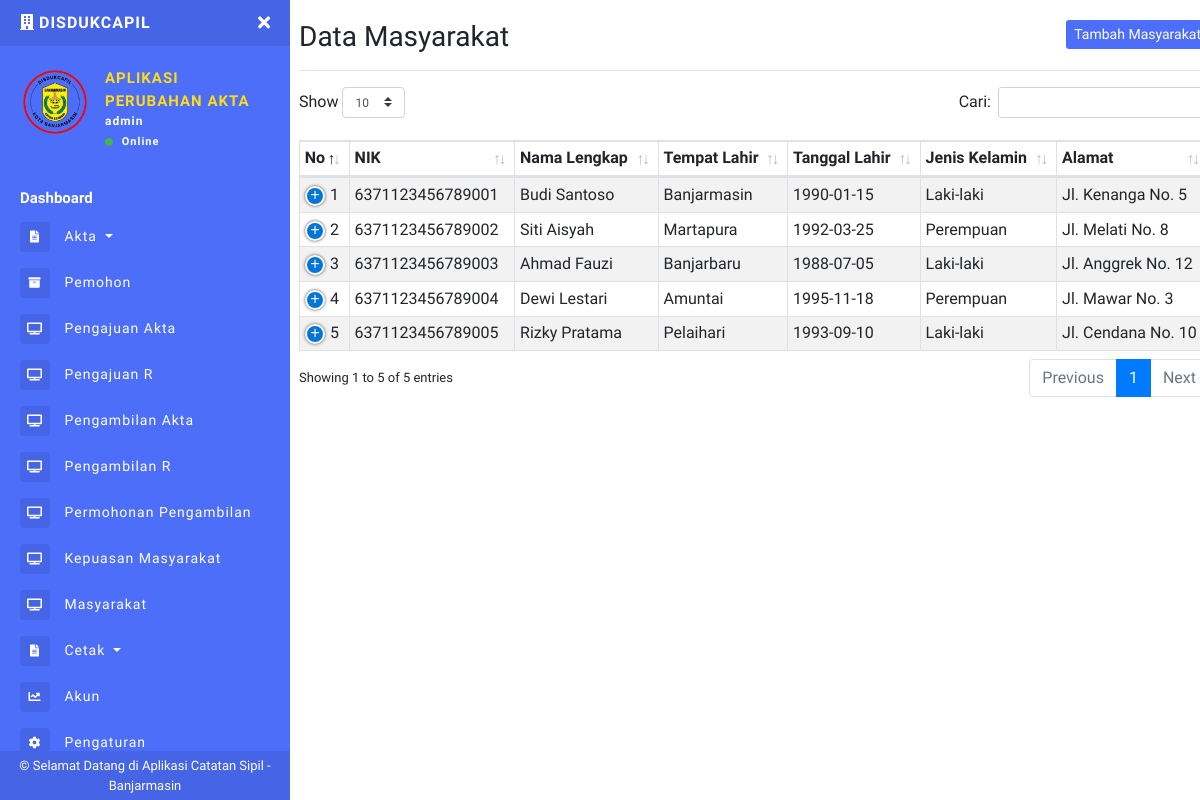
The app's page /masyarakat.php (signed in) with its own data.
### tables this page shows
CREATE TABLE `users` (
  `id_user` int(11) NOT NULL,
  `nik` varchar(16) NOT NULL,
  `no_kk` varchar(16) NOT NULL,
  `nama_lengkap` varchar(100) NOT NULL,
  `jk` enum('L','P') NOT NULL,
  `tempat_lahir` varchar(50) DEFAULT NULL,
  `tanggal_lahir` date DEFAULT NULL,
  `alamat` text DEFAULT NULL,
  `no_wa` varchar(15) DEFAULT NULL,
  `email` varchar(100) DEFAULT NULL,
  `password` varchar(255) NOT NULL,
  `role` varchar(255) NOT NULL,
  `logo` varchar(255) NOT NULL
);

CREATE TABLE `masyarakat` (
  `id_masyarakat` int(11) NOT NULL,
  `nik` varchar(16) NOT NULL,
  `nama_lengkap` varchar(255) NOT NULL,
  `tempat_lahir` varchar(100) DEFAULT NULL,
  `tanggal_lahir` date DEFAULT NULL,
  `jenis_kelamin` enum('Laki-laki','Perempuan') DEFAULT NULL,
  `alamat` text DEFAULT NULL,
  `rt_rw` varchar(20) DEFAULT NULL,
  `kelurahan` varchar(100) DEFAULT NULL,
  `kecamatan` varchar(100) DEFAULT NULL,
  `kota_kabupaten` varchar(100) DEFAULT NULL,
  `provinsi` varchar(100) DEFAULT NULL,
  `no_hp` varchar(20) DEFAULT NULL,
  `email` varchar(100) DEFAULT NULL,
  `tanggal_daftar` timestamp NOT NULL DEFAULT current_timestamp()
);

### masyarakat.php (the view, shortened to what this page needs)
<?php include 'sidebar.php'; ?>
<h1 class="h3 mb-0">
    Data Masyarakat
    <button class="btn btn-primary btn-sm border-0 float-right" type="button" data-toggle="modal" data-target="#TambahMasyarakat">Tambah Masyarakat</button>
</h1>
<hr>
<table class="table table-striped table-sm table-bordered dt-responsive nowrap" id="table" width="100%">
    <thead>
        <tr>
            <th>No</th>
            <th>NIK</th>
            <th>Nama Lengkap</th>
            <th>Tempat Lahir</th>
            <th>Tanggal Lahir</th>
            <th>Jenis Kelamin</th>
            <th>Alamat</th>
        </tr>
    </thead>
    <tbody>
        <?php
        $no = 1;
        $data_masyarakat = mysqli_query($conn, "SELECT * FROM masyarakat ORDER BY id_masyarakat ASC");
        while ($d = mysqli_fetch_array($data_masyarakat)) {
        ?>
            <tr>
                <td><?php echo $no++; ?></td>
                <td><?php echo htmlspecialchars($d['nik']); ?></td>
                <td><?php echo htmlspecialchars($d['nama_lengkap']); ?></td>
                <td><?php echo htmlspecialchars($d['tempat_lahir']); ?></td>
                <td><?php echo htmlspecialchars($d['tanggal_lahir']); ?></td>
                <td><?php echo htmlspecialchars($d['jenis_kelamin']); ?></td>
                <td><?php echo htmlspecialchars($d['alamat']); ?></td>
            </tr>
        <?php } ?>
    </tbody>
</table>
<?php include 'footer.php'; ?>

### sidebar.php (shortened to what this page needs)
<?php
include "config.php";
$uid = $_SESSION['id_user'];
$DataLogin = mysqli_fetch_array(mysqli_query($conn, "SELECT * FROM users WHERE id_user='$uid'"));
$role = $DataLogin['role'];
$logo = $DataLogin['logo'];
$data_level = $_SESSION["role"];
?>
<!DOCTYPE html>
<html>
<head>
  <link rel="stylesheet" href="https://maxcdn.bootstrapcdn.com/bootstrap/4.0.0/css/bootstrap.min.css">
  <link href="assets/css/style.css" rel="stylesheet">
  <link href="https://use.fontawesome.com/releases/v5.0.6/css/all.css" rel="stylesheet">
  <link href="assets/vendor/datatables/dataTables.bootstrap4.min.css" rel="stylesheet">
  <link href="assets/vendor/datatables/responsive.bootstrap4.min.css" rel="stylesheet">
</head>
<body>
  <div class="page-wrapper chiller-theme toggled">
    <nav id="sidebar" class="sidebar-wrapper" style="width: 290px">
      <div class="sidebar-content">
        <div class="sidebar-brand">
          <a href="riwayat.php"><i class="fas fa-building mr-1"></i><?php echo $toko ?>DISDUKCAPIL</a>
          <div id="close-sidebar">
            <i class="fas fa-times"></i>
          </div>
        </div>
        <div class="sidebar-header">
          <div class="user-pic" style="height:70px;width:70px;">
            <img class="img-responsive img-rounded" src="assets/images/<?php echo $logo ?>"
              alt="User picture">
          </div>
          <div class="user-info">
            <span class="user-name">APLIKASI
            </span>
            <span class="user-name">PERUBAHAN AKTA
            </span>
            <span class="user-role"><?php echo $role ?></span>
            <span class="user-status">
              <i class="fa fa-circle"></i>
              <span>Online</span>
            </span>
          </div>
        </div>
        <?php
        if ($data_level == "admin") {
        ?>
          <div class="sidebar-menu">
            <ul>
              <li class="header-menu">
                <span>Dashboard</span>
              </li>
              <li>
                <a href="#aktaDropdown" data-toggle="collapse" aria-expanded="false" class="dropdown-toggle">
                  <i class="fas fa-file-alt"></i>
                  <span>Akta</span>
                </a>
              </li>
              <li>
                <a href="pemohon.php">
                  <i class="fas fa-archive"></i>
                  <span>Pemohon</span>
                </a>
              </li>
              <li>
                <a href="pengajuan_akta.php">
                  <i class="fas fa-tv"></i>
                  <span>Pengajuan Akta</span>
                </a>
              </li>
              <li>
                <a href="r_pengajuan.php">
                  <i class="fas fa-tv"></i>
                  <span>Pengajuan R</span>
                </a>
              </li>
              <li>
                <a href="pengambilan_akta.php">
                  <i class="fas fa-tv"></i>
                  <span>Pengambilan Akta</span>
                </a>
              </li>
              <li>
                <a href="r_pengambilan.php">
                  <i class="fas fa-tv"></i>
                  <span>Pengambilan R</span>
                </a>
              </li>
              <li>
                <a href="riwayat.php">
                  <i class="fas fa-tv"></i>
                  <span>Permohonan Pengambilan</span>
                </a>
              </li>
              <li>
                <a href="kepuasan.php">
                  <i class="fas fa-tv"></i>
                  <span>Kepuasan Masyarakat</span>
                </a>
              </li>
              <li>
                <a href="masyarakat.php">
                  <i class="fas fa-tv"></i>
                  <span>Masyarakat</span>
                </a>
              </li>
              <li>
                <a href="#reportsDropdown" data-toggle="collapse" aria-expanded="false" class="dropdown-toggle">
                  <i class="fas fa-file-alt"></i>
                  <span>Cetak</span>
                </a>
              </li>
              <li>
                <a href="akuns.php">
                  <i class="fa fa-chart-line"></i>
                  <span>Akun</span>
                </a>
              </li>
              <li>
                <a href="pengaturan.php">
                  <i class="fa fa-cog"></i>
                  <span>Pengaturan</span>
                </a>
              </li>
              <li>
                <a href="#Exit" data-toggle="modal">
                </a>
              </li>
            </ul>
          </div>
        <?php
        }
        ?>
      </div>
      <div class="sidebar-footer" style="background-color :#4565e6;">
        © Selamat Datang di Aplikasi Catatan Sipil - Banjarmasin
      </div>
    </nav>
    <main class="page-content ml-4">
      <div class="container-fluid">
        <div class="d-block d-sm-block d-md-none d-lg-none py-2"></div>

### records on screen
users: logo (picture), role "admin"
masyarakat: nik "6371123456789001", nama_lengkap "Budi Santoso", tempat_lahir "Banjarmasin", tanggal_lahir "1990-01-15", jenis_kelamin "Laki-laki", alamat "Jl. Kenanga No. 5"
masyarakat: nik "6371123456789002", nama_lengkap "Siti Aisyah", tempat_lahir "Martapura", tanggal_lahir "1992-03-25", jenis_kelamin "Perempuan", alamat "Jl. Melati No. 8"
masyarakat: nik "6371123456789003", nama_lengkap "Ahmad Fauzi", tempat_lahir "Banjarbaru", tanggal_lahir "1988-07-05", jenis_kelamin "Laki-laki", alamat "Jl. Anggrek No. 12"
masyarakat: nik "6371123456789004", nama_lengkap "Dewi Lestari", tempat_lahir "Amuntai", tanggal_lahir "1995-11-18", jenis_kelamin "Perempuan", alamat "Jl. Mawar No. 3"
masyarakat: nik "6371123456789005", nama_lengkap "Rizky Pratama", tempat_lahir "Pelaihari", tanggal_lahir "1993-09-10", jenis_kelamin "Laki-laki", alamat "Jl. Cendana No. 10"
